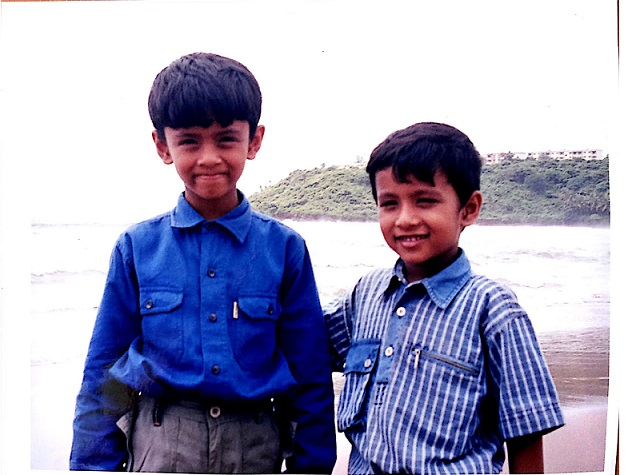
#> input picture BasicImage.jpg, 626 x 475 px, given in place of the camera
$ python BGRemoval.py
#> lines starting #> are read from the running program, lines starting #| are printed output that depends on the picture; after the words box and inside, x2 and y2 are one past the last pixel; in counts of white or black regions, pixels touching at a corner belong together
import cv2
import os
from time import sleep
import numpy as np

cap=cv2.VideoCapture("C:/Users/Saumya/Videos/15s.mp4")
cap=cv2.VideoCapture(0)
bgsub=cv2.createBackgroundSubtractorMOG2()
kernel = np.ones((15,15),np.float32)/225
counter=0
ret, frame = cap.read()
#> frame is the input picture: shape (475, 626, 3); mean B, G, R 189, 162.7, 163.4
while ret:
    frame=cv2.resize(frame,(500,500))
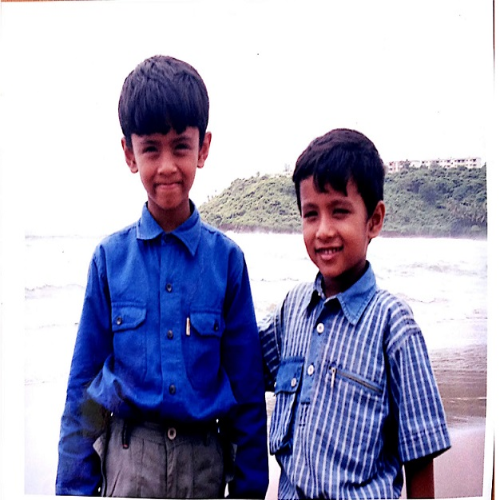
#> frame: shape (500, 500, 3); mean B, G, R 188.9, 162.6, 163.4
    fgmask = bgsub.apply(frame)
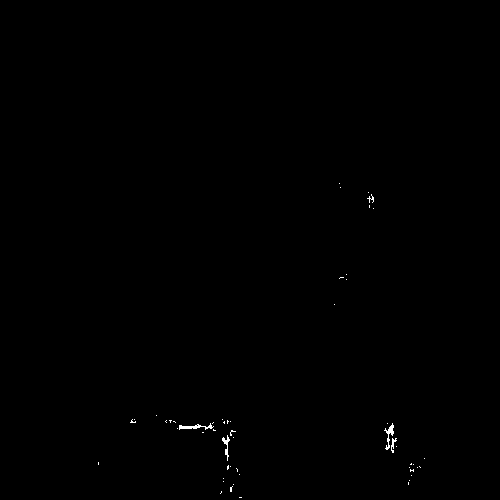
#> fgmask: shape (500, 500); values 127 (black) and 255 (white), 0.18% white in thin lines or dots, all inside (x1, y1, x2, y2) = (98, 183, 425, 498)
    x=fgmask
    Revfgmask=cv2.bitwise_not(fgmask)
    cv2.imshow('frame',frame)
    cv2.imshow('BGSubbed',fgmask)
    cv2.imshow('RevBGSubbed',Revfgmask)
    cv2.imshow('MaskedRevBGSubbed',cv2.bitwise_and(frame,frame,mask=Revfgmask))
    cv2.imshow('MaskedBGSubbed',cv2.bitwise_and(frame,frame,mask=fgmask))
    cv2.imshow('Regular',cv2.filter2D(fgmask,-1,kernel))                   #Regular Blur
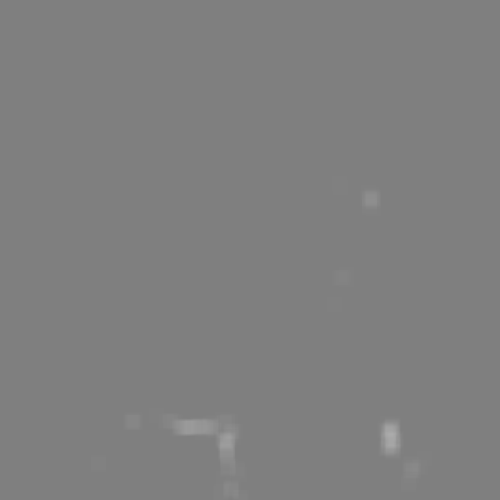
#> window 'Regular': shape (500, 500); min 127, max 171, mean 127.2
    cv2.imshow('Gaussian',cv2.GaussianBlur(fgmask,(15,15),0))               #Gaussian Blur
    cv2.imshow('Median',cv2.medianBlur(fgmask,5))                         #Median Blur
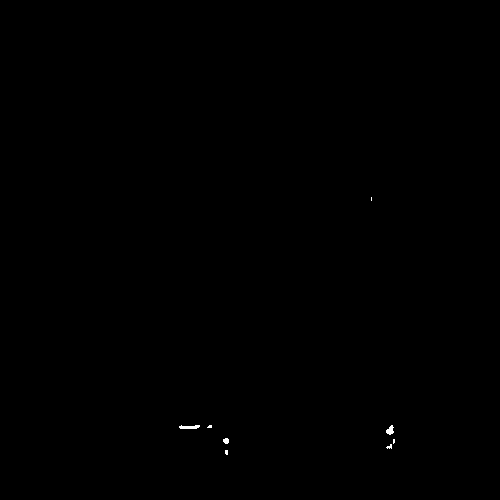
#> window 'Median': shape (500, 500); values 127 (black) and 255 (white), 0.08% white; 8 white regions (5 under 20 px), largest, box (x1, y1, x2, y2) and area: (179, 425, 200, 429) 64, (386, 425, 394, 435) 51, (223, 438, 229, 444) 29
    cv2.imshow('Bilateral',cv2.bilateralFilter(fgmask,15,75,75))             #Bilateral Blur
    cv2.imwrite("images/"+str(counter)+".jpeg",x)
    input()
    sleep(2)
    counter+=1
    ret, frame = cap.read()
    k=cv2.waitKey(1 )& 0xFF
#> (key q is pressed here)
    if(k==ord('q')):
        cv2.destroyAllWindows()
        break

cap.release()

$ run again, on Samp_1.jpg
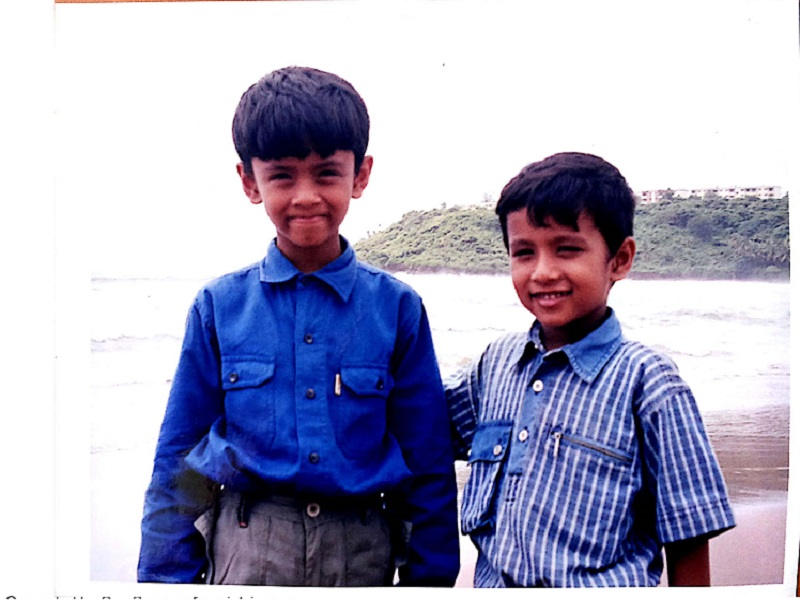
#> input picture Samp_1.jpg, 800 x 600 px, given in place of the camera
#> frame is the input picture: shape (600, 800, 3); mean B, G, R 194, 169.6, 170.4
#> frame: shape (500, 500, 3)
#> `fgmask = bgsub.apply(frame)`:
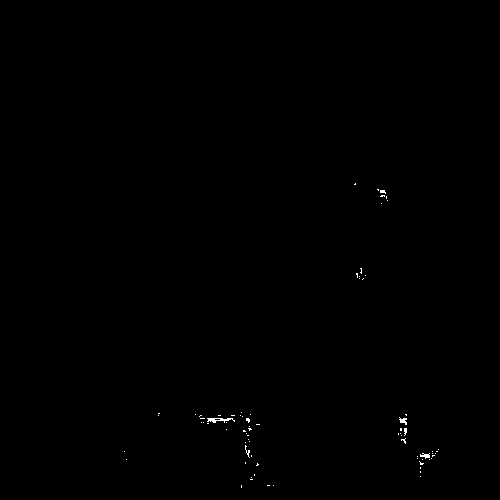
#> fgmask: shape (500, 500); values 127 (black) and 255 (white), 0.16% white in thin lines or dots, all inside (x1, y1, x2, y2) = (124, 183, 439, 488)
#> `cv2.imshow('Gaussian',cv2.GaussianBlur(fgmask,(15,15),0))`:
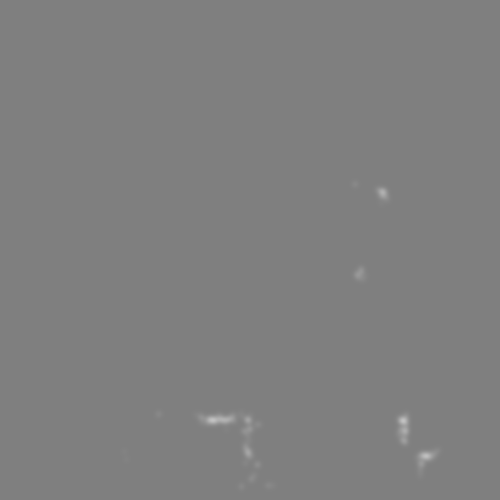
#> window 'Gaussian': shape (500, 500); min 127, max 194, mean 127.2
